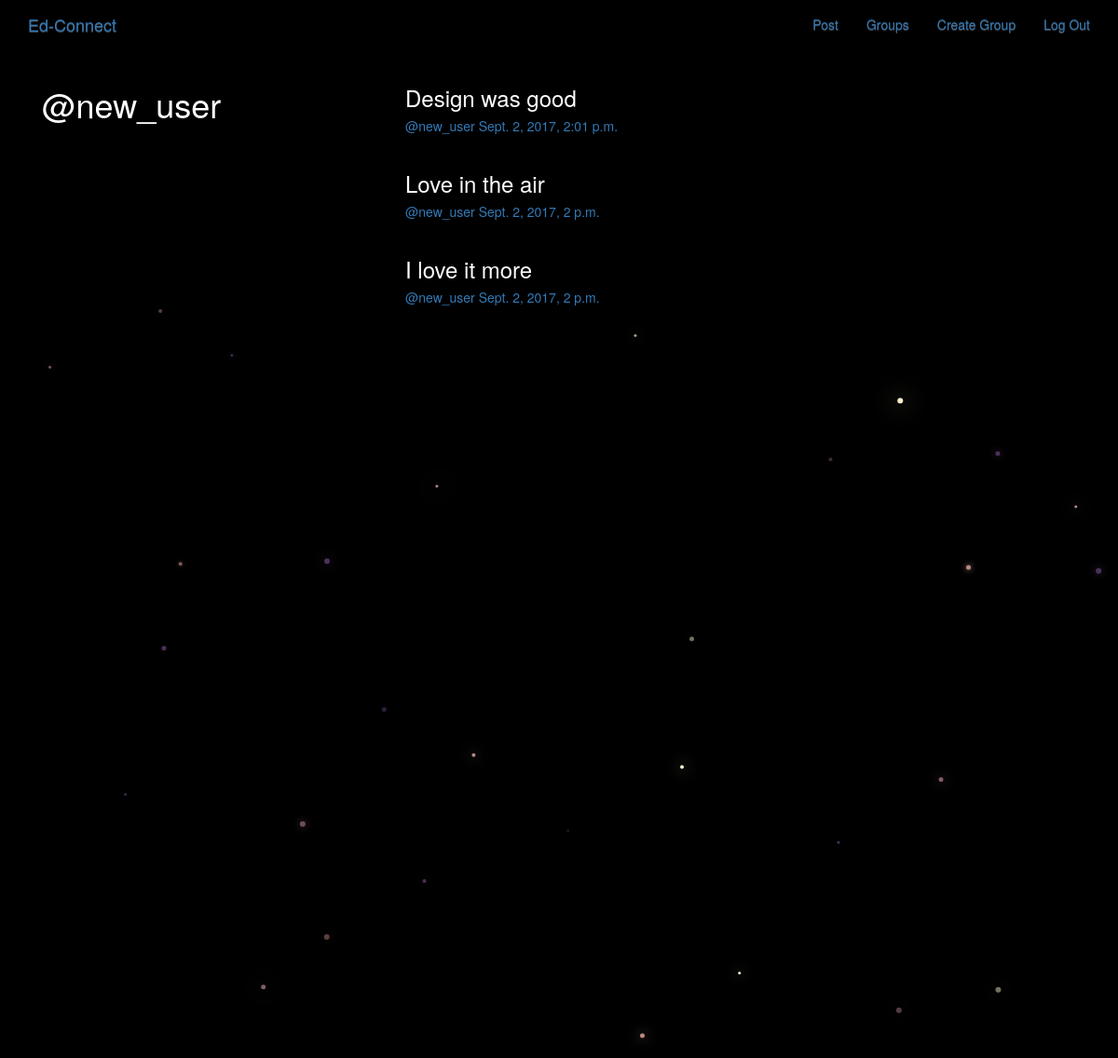
Screenshot of /posts/by/new_user (signed in) with the database file from the repository.
### posts/models.py (models this page shows, shortened)
class Post(models.Model):
    user = models.ForeignKey(User, related_name='posts')
    created_at = models.DateTimeField(auto_now=True)
    message = models.TextField()
    message_html = models.TextField(editable=False)
    group = models.ForeignKey(Group, related_name='posts', null=True, blank=True)
    class Meta():
        ordering = ['-created_at']
        unique_together = ('user', 'message')

### posts/views.py (the view)
# urls.py: url(r'^by/(?P<username>[-\w]+)', views.UserPosts.as_view(), name='for_user'),
class UserPosts(generic.ListView):
    model = models.Post
    template_name = 'posts/user_post_list.html'
    def get_queryset(self):
        try:
            self.post_user = User.objects.prefetch_related('posts').get(username__iexact=self.kwargs.get('username'))
        except User.DoesNotExist:
            raise Http404
        else:
            return self.post_user.posts.all()
    def get_context_data(self, **kwargs):
        context = super().get_context_data(**kwargs)
        context['post_user'] = self.post_user
        return context

### posts/templates/posts/user_post_list.html
{% extends "posts/post_base.html" %}
{% block prepost %}
  <div class="col-md-4">
    <h1>@{{ post_user.username }}</h1>
  </div>
{% endblock %}
{% block post_content %}
  <div class="col-md-8">
    {% for post in post_list %}
      {% include "posts/_post.html" %}
    {% endfor %}
  </div>
{% endblock %}

### posts/templates/posts/_post.html (shortened to what this page needs)
<div class="post media">
  <h3>{{ post.message_html|safe }}</h3>
  <div class="mdeia-body">
    <h5 class="media-heading">
      <span class="username">
        <a href="{% url 'posts:for_user' username=post.user.username %}">@{{ post.user.username }}</a>
      </span>
    <time class="time">
      <a href="{% url 'posts:single' username=post.user.username pk=post.pk}">
        {{ post.created_at }}
      </a>
    </time>
  </h5>
  </div>
</div>

### static/simplesocial/css/master.css (style rules this page uses)
body { margin: 0; overflow: hidden; background-color: black; color:white; }

### rows the page displays
Post: message_html "Design was good", user.username "new_user", created_at "Sept. 2, 2017, 2:01 p.m."
Post: message_html "Love in the air", user.username "new_user", created_at "Sept. 2, 2017, 2 p.m."
Post: message_html "I love it more", user.username "new_user", created_at "Sept. 2, 2017, 2 p.m."

### other values shown
{{ post_user.username }} "new_user"
